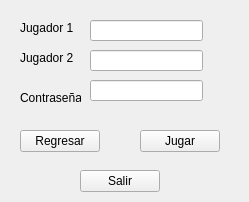
<?xml version="1.0" encoding="UTF-8"?>
<ui version="4.0">
 <class>MultRegis</class>
 <widget class="QWidget" name="MultRegis">
  <property name="geometry">
   <rect>
    <x>0</x>
    <y>0</y>
    <width>249</width>
    <height>202</height>
   </rect>
  </property>
  <property name="windowTitle">
   <string>Form</string>
  </property>
  <widget class="QLabel" name="label">
   <property name="geometry">
    <rect>
     <x>20</x>
     <y>20</y>
     <width>61</width>
     <height>16</height>
    </rect>
   </property>
   <property name="text">
    <string>Jugador 1</string>
   </property>
  </widget>
  <widget class="QLabel" name="label_2">
   <property name="geometry">
    <rect>
     <x>20</x>
     <y>50</y>
     <width>61</width>
     <height>16</height>
    </rect>
   </property>
   <property name="text">
    <string>Jugador 2</string>
   </property>
  </widget>
  <widget class="QLineEdit" name="Jug1">
   <property name="geometry">
    <rect>
     <x>90</x>
     <y>20</y>
     <width>113</width>
     <height>21</height>
    </rect>
   </property>
  </widget>
  <widget class="QLineEdit" name="Jug2">
   <property name="geometry">
    <rect>
     <x>90</x>
     <y>50</y>
     <width>113</width>
     <height>21</height>
    </rect>
   </property>
  </widget>
  <widget class="QPushButton" name="RegresarButton">
   <property name="geometry">
    <rect>
     <x>20</x>
     <y>130</y>
     <width>80</width>
     <height>22</height>
    </rect>
   </property>
   <property name="text">
    <string>Regresar</string>
   </property>
  </widget>
  <widget class="QLabel" name="label_3">
   <property name="geometry">
    <rect>
     <x>20</x>
     <y>90</y>
     <width>61</width>
     <height>16</height>
    </rect>
   </property>
   <property name="text">
    <string>Contraseña</string>
   </property>
  </widget>
  <widget class="QLineEdit" name="Contra">
   <property name="geometry">
    <rect>
     <x>90</x>
     <y>80</y>
     <width>113</width>
     <height>21</height>
    </rect>
   </property>
  </widget>
  <widget class="QPushButton" name="JugarButton">
   <property name="geometry">
    <rect>
     <x>140</x>
     <y>130</y>
     <width>80</width>
     <height>22</height>
    </rect>
   </property>
   <property name="text">
    <string>Jugar</string>
   </property>
  </widget>
  <widget class="QPushButton" name="SalirButton">
   <property name="geometry">
    <rect>
     <x>80</x>
     <y>170</y>
     <width>80</width>
     <height>22</height>
    </rect>
   </property>
   <property name="text">
    <string>Salir</string>
   </property>
  </widget>
 </widget>
 <resources/>
 <connections/>
</ui>
